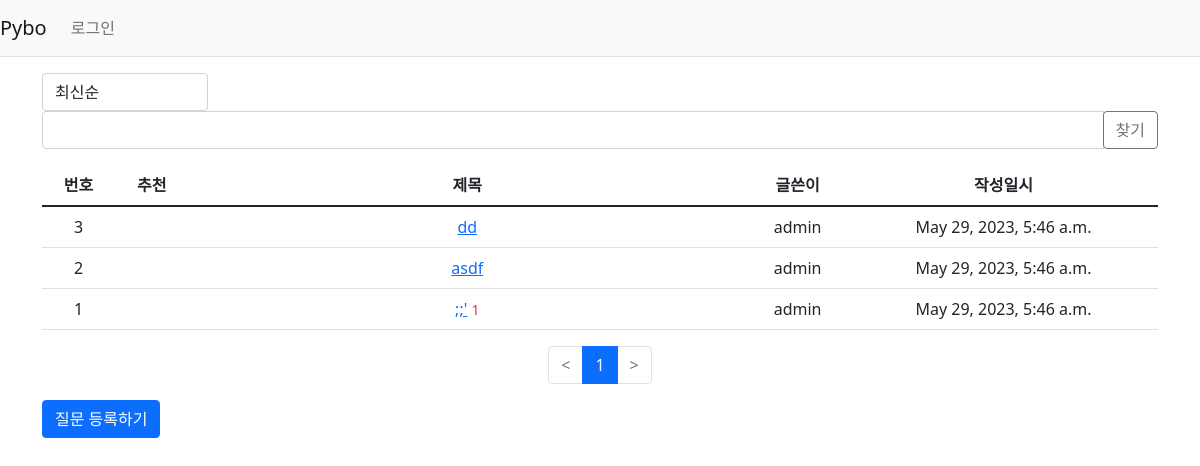
The page /pybo/ on the database as committed earlier.
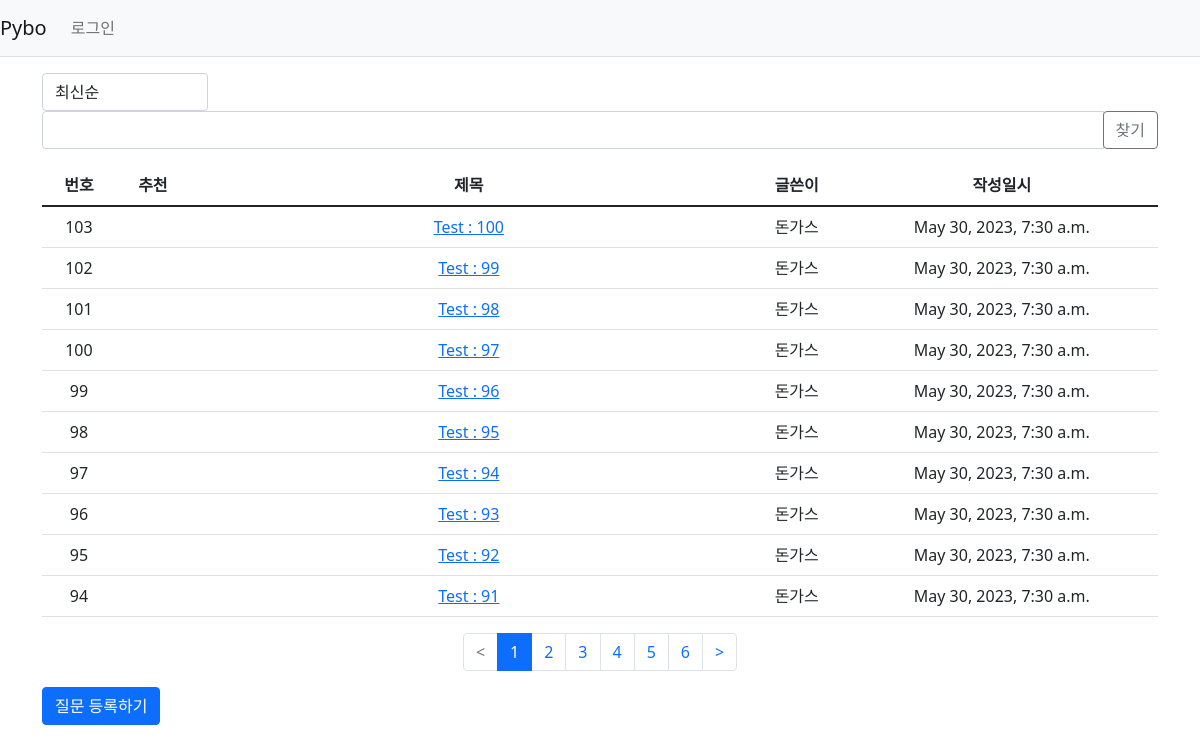
The same page on the database as committed later.
### pybo/models.py (models this page shows, shortened)
class Question(models.Model):
    author = models.ForeignKey(User, on_delete = models.CASCADE, related_name='author_question')
    subject = models.CharField(max_length = 200)
    content = models.TextField()
    create_date = models.DateTimeField()
    modify_date = models.DateTimeField(null=True, blank=True)
    modify_count = models.IntegerField(default=0)
    voter = models.ManyToManyField(User, related_name = 'voter_question') # 추천인 추가

### pybo/views/base_views.py (the view, shortened to what this page needs)
# urls.py: path('', base_views.index, name = 'index')
def index(request):
    logger.info("INFO 레벨로 출력")
    page = request.GET.get('page', '1')  # 페이지
    kw = request.GET.get('kw', '')  # 검색어
    so = request.GET.get('so', 'recent')  # 정렬기준
    if so == 'recommend':
        question_list = Question.objects.annotate(num_voter=Count('voter')).order_by('-num_voter', '-create_date')
    elif so == 'popular':
        question_list = Question.objects.annotate(num_answer=Count('answer')).order_by('-num_answer', '-create_date')
    else:  # recent
        question_list = Question.objects.order_by('-create_date')
    paginator = Paginator(question_list, 10)  # 페이지당 10개씩 보여주기
    page_obj = paginator.get_page(page)
    context = {'question_list': page_obj, 'page': page, 'kw': kw, 'so': so}  # <------ so 추가
    return render(request, 'pybo/question_list.html', context)

### pybo/templatetags/pybo_filter.py (called while the page is built)
@register.filter
def sub(value, arg):
    return value - arg

### templates/pybo/question_list.html (shortened to what this page needs)
{% extends 'base.html' %}
{% load pybo_filter %}
{% block content %}
<div class="container my-3">
    <div class="row justify-content-between my-3">
        <div class="col-2">
            <select class="form-control so">
                <option value="recent" {% if so == 'recent' %}selected{% endif %}>최신순</option>
            </select>
        </div>
        <div class="col-4 input-group">
            <input type="text" class="form-control kw" value="{{ kw|default_if_none:'' }}">
            <div class="input-group-append">
                <button class="btn btn-outline-secondary" type="button" id="btn_search">찾기</button>
            </div>
        </div>
    </div>
    <table class="table">
        <thead>
        <tr class="text-center thead-dark">
            <th>번호</th>
            <th>추천</th>
            <th style="width:50%">제목</th>
            <th>글쓴이</th>
            <th>작성일시</th>
        </tr>
        </thead>
        <tbody>
        {% if question_list %}
        {% for question in question_list %}
        <tr class="text-center">
            <td>
                {{ question_list.paginator.count|sub:question_list.start_index|sub:forloop.counter0|add:1 }}
            </td>
            <td>
                {% if question.voter.all.count > 0 %}
                <span class="badge badge-warning px-2 py-1">{{ question.voter.all.count }}</span>
                {% endif %}
            </td>
            <td class="text-left">
                <a href="{% url 'pybo:detail' question.id %}">{{ question.subject }}</a>
                {% if question.answer_set.count > 0 %}
                <span class="text-danger small ml-2">{{ question.answer_set.count }}</span>
                {% endif %}
            </td>
            <td>{{ question.author.username }}</td>
            <td>{{ question.create_date }}</td>
        </tr>
        {% endfor %}
        {% else %}
        <tr>
            <td colspan="3">질문이 없습니다.</td>
        </tr>
        {% endif %}
        </tbody>
    </table>
    <ul class="pagination justify-content-center">
        {% if question_list.has_previous %}
        <li class="page-item">
            <a class="page-link" data-page="{{ question_list.previous_page_number }}" href="#"><</a>
        </li>
        {% else %}
        <li class="page-item disabled">
            <a class="page-link" tabindex="-1" aria-disabled="true" href="#"><</a>
        </li>
        {% endif %}
        {% for page_number in question_list.paginator.page_range %}
        {% if page_number >= question_list.number|add:-5 and page_number <= question_list.number|add:5 %}
            {% if page_number == question_list.number %}
            <li class="page-item active" aria-current="page">
                <a class="page-link" data-page="{{ page_number }}" href="#">{{ page_number }}</a>
            </li>
            {% else %}
            <li class="page-item">
                <a class="page-link" data-page="{{ page_number }}" href="#">{{ page_number }}</a>
            </li>
            {% endif %}
        {% endif %}
        {% endfor %}
        {% if question_list.has_next %}
        <li class="page-item">
            <a class="page-link" data-page="{{ question_list.next_page_number }}" href="#">></a>
        </li>
        {% else %}
        <li class="page-item disabled">
            <a class="page-link" tabindex="-1" aria-disabled="true" href="#">></a>
        </li>
        {% endif %}
    </ul>
    <a href="{% url 'pybo:question_create' %}" class="btn btn-primary">질문 등록하기</a>
</div>
{% endblock %}

Rows that differ between the two databases and show on the page:
no longer on this page (row unchanged): Question: paginator.count|sub "3", subject "dd", author.username "admin", create_date "May 29, 2023, 5:46 a.m."
no longer on this page (row unchanged): Question: paginator.count|sub "2", subject "asdf", author.username "admin", create_date "May 29, 2023, 5:46 a.m."
no longer on this page (row unchanged): Question: paginator.count|sub "1", subject ";;'", answer_set.count "1", author.username "admin", create_date "May 29, 2023, 5:46 a.m."
added Question: paginator.count|sub "103", subject "Test : 100", author.username "돈가스", create_date "May 30, 2023, 7:30 a.m."
added Question: paginator.count|sub "102", subject "Test : 99", author.username "돈가스", create_date "May 30, 2023, 7:30 a.m."
added Question: paginator.count|sub "101", subject "Test : 98", author.username "돈가스", create_date "May 30, 2023, 7:30 a.m."
added Question: paginator.count|sub "100", subject "Test : 97", author.username "돈가스", create_date "May 30, 2023, 7:30 a.m."
added Question: paginator.count|sub "99", subject "Test : 96", author.username "돈가스", create_date "May 30, 2023, 7:30 a.m."
added Question: paginator.count|sub "98", subject "Test : 95", author.username "돈가스", create_date "May 30, 2023, 7:30 a.m."
added Question: paginator.count|sub "97", subject "Test : 94", author.username "돈가스", create_date "May 30, 2023, 7:30 a.m."
added Question: paginator.count|sub "96", subject "Test : 93", author.username "돈가스", create_date "May 30, 2023, 7:30 a.m."
added Question: paginator.count|sub "95", subject "Test : 92", author.username "돈가스", create_date "May 30, 2023, 7:30 a.m."
added Question: paginator.count|sub "94", subject "Test : 91", author.username "돈가스", create_date "May 30, 2023, 7:30 a.m."
Other text that changed with them:
new list line: "2"
new list line: "3"
new list line: "4"
new list line: "5"
new list line: "6"
